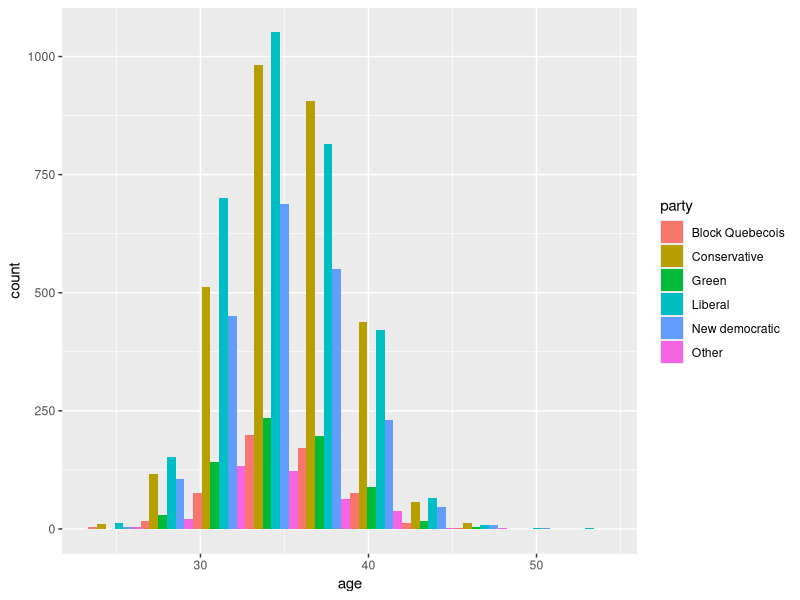
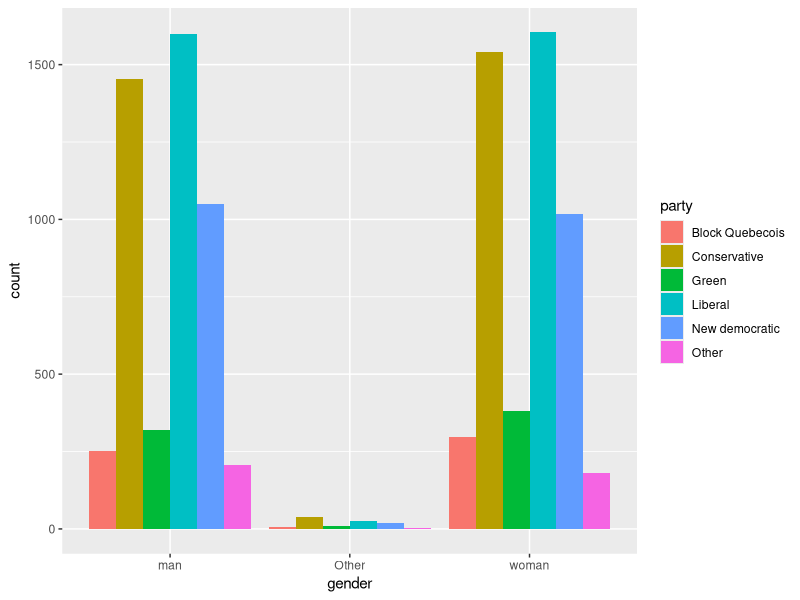
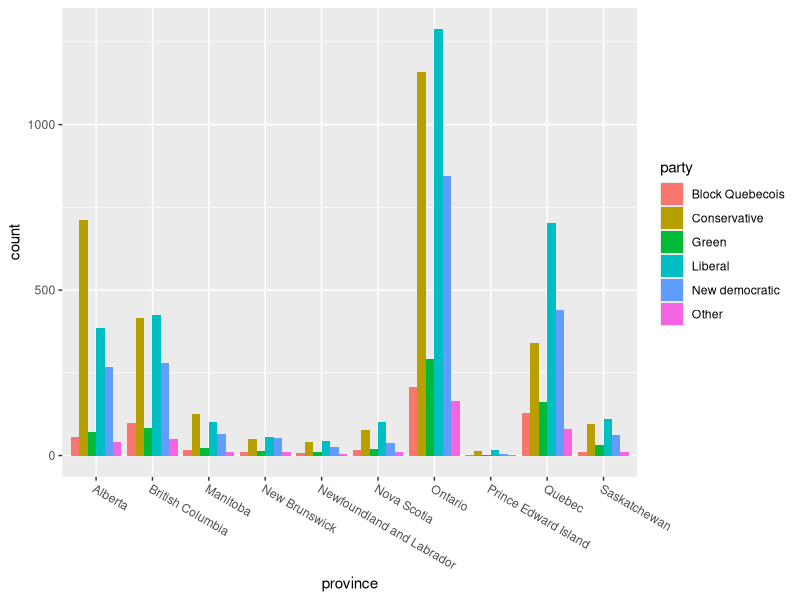
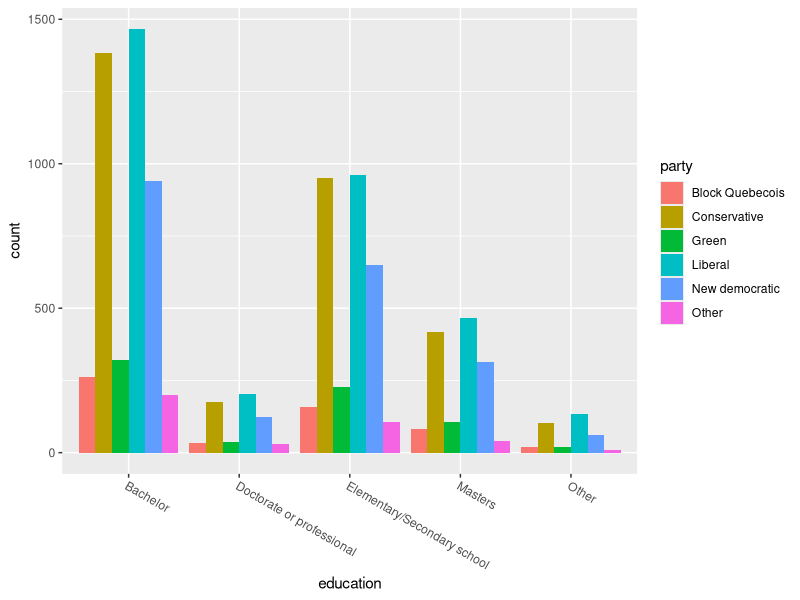
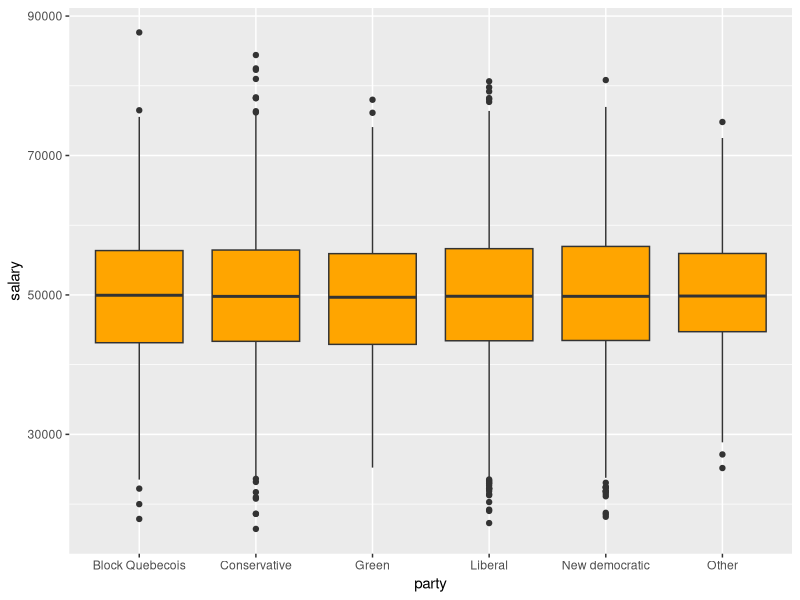
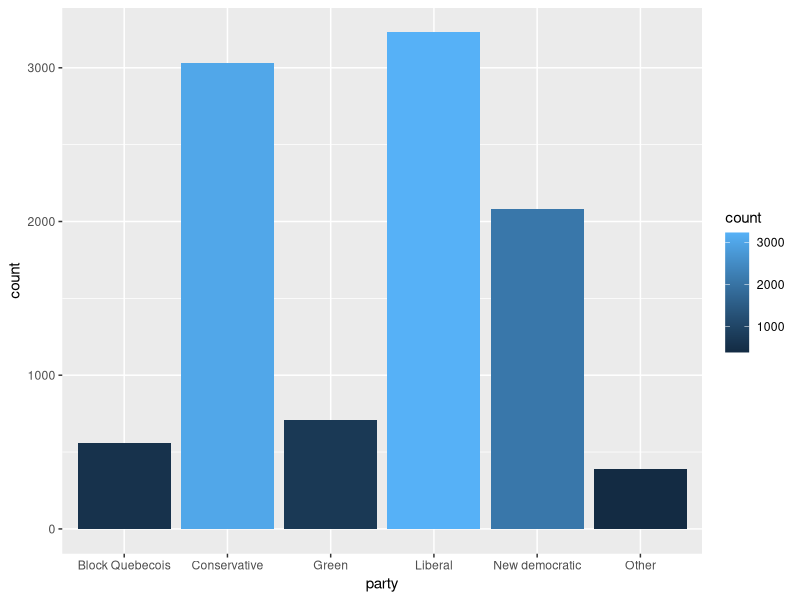
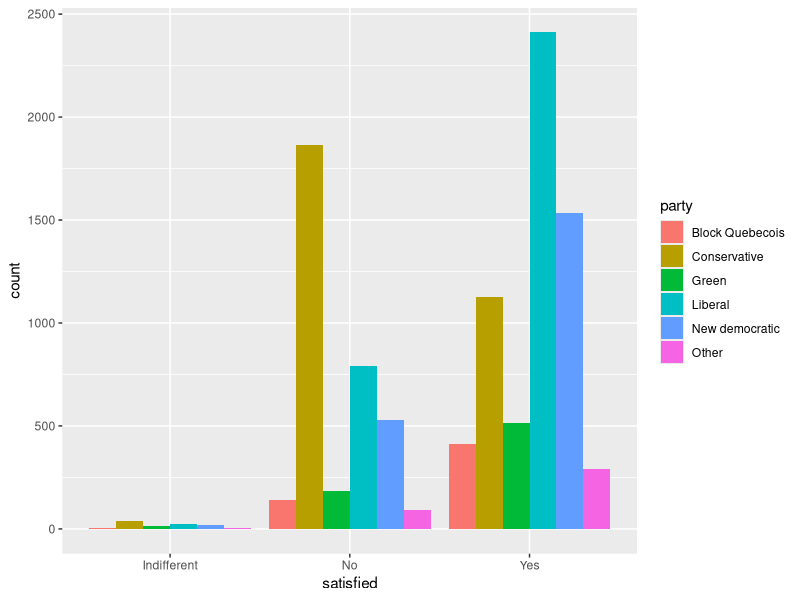
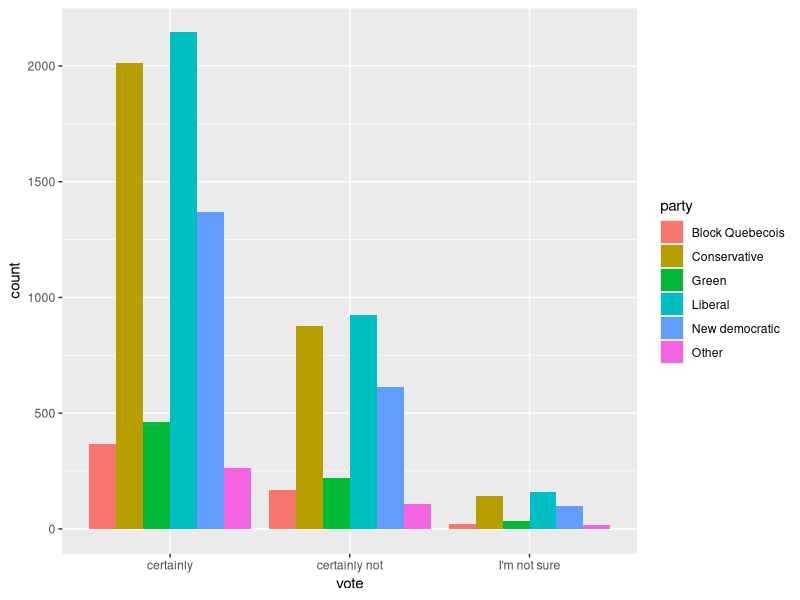

Write the R code that produced these figures, in order.
## ---- chunk 1
knitr::opts_chunk$set(echo = TRUE)
## ---- chunk 2
library(ggplot2)
library(knitr)
population <- structure(list(Province = c("Ontario", "Quebec", "British Columbia", 
"Alberta", "Manitoba", "Saskatchewan", "Nova Scotia", "New Brunswick", 
"Newfoundland and Labrador", "Prince Edward Island"), `Population in 2019` = c(14501100, 
8443200, 5048000, 4389000, 1367000, 1178200, 963500, 773100, 
523900, 155300), `Number of samples` = c(3883, 2261, 1351, 1175, 
366, 315, 258, 207, 140, 41)), row.names = c(NA, -10L), class = c("tbl_df", 
"tbl", "data.frame"))
kable(population)
## ---- chunk 3
# simulation of survey result
N=10000
sid <- seq(N)
ages_support <- structure(list(Party = c("Liberal", "Conservative", "New democratic", 
"Block Quebecois", "Green", "Other"), `18-34` = c(0.34, 0.25, 
0.24, 0.04, 0.07, 0.0599999999999998), `35-54` = c(0.31, 0.33, 
0.19, 0.07, 0.07, 0.0299999999999998), `55+` = c(0.32, 0.39, 
0.12, 0.09, 0.05, 0.03)), row.names = c(NA, -6L), class = c("tbl_df", 
"tbl", "data.frame"))
ages <- round(exp(rnorm(N, 3.55,0.1)))
salary <- rnorm(N,50000,10000)
uniform <- runif(N)
education <- structure(list(education = c("Elementary/Secondary school", "Bachelor", 
"Masters", "Doctorate or professional", "Other"), `sample number` = c(7567, 
11453, 3566, 1458, 956)), row.names = c(NA, -5L), class = c("tbl_df", 
"tbl", "data.frame"))
male_ratio <- 98.3/(98.3+100)
vote_ratio <- 65.95/100
satisfaction_ratio <- 75/100
data <- data.frame(survey_id=sid)
data$age <- ages

data$party <- mapply(function(i,a){
  if(a<34){
    ages_support$Party[findInterval(uniform[i],cumsum(ages_support$`18-34`))+1]
  }else if(a>=34 & a<=54){
    ages_support$Party[findInterval(uniform[i],cumsum(ages_support$`35-54`))+1]
  }else{
    ages_support$Party[findInterval(uniform[i],cumsum(ages_support$`55+`))+1]
  }
}, data$survey_id, data$age)

uniform <- runif(N)
population_cut <- cumsum(population$`Population in 2019`/sum(population$`Population in 2019`))
data$province <- mapply(function(i,pat){
  idx <- findInterval(uniform[i], population_cut)+1
  if (runif(1)>.5 & idx==2 & pat == "Conservative") {
    idx <- 4
  }
  population$Province[idx]
}, data$survey_id,data$party)

uniform <- runif(N)
data$gender <- mapply(function(i){
  if(uniform[i]<0.01){
    "Other"
  }else if(uniform[i]>=0.01 & uniform[i]<male_ratio){
    "man"
  }else{
    "woman"
  }
}, data$survey_id)

uniform <- runif(N)
education_cut <- cumsum(education$`sample number`/sum(education$`sample number`))
data$education <- mapply(function(i){
  education$education[findInterval(uniform[i], education_cut)+1]
}, data$survey_id)

uniform <- runif(N)
data$vote <- mapply(function(i){
  if(uniform[i]<vote_ratio){
    "certainly"
  }else if(uniform[i]>vote_ratio&uniform[i]<0.95){
    "certainly not"
  }else {
    "I'm not sure"
  }
}, data$survey_id)

uniform <- runif(N)
data$satisfied <- mapply(function(i, p){
  if(uniform[i]<satisfaction_ratio){
    if(runif(1)>.5 & p=="Conservative")
    {
      "No"
    }else
    { 
      "Yes"
    }
  }else if(uniform[i]>satisfaction_ratio&uniform[i]<0.99){
    "No"
  }else {
    "Indifferent"
  }
  
     
}, data$survey_id, data$party)

## ---- chunk 4
ggplot(data, aes(x=age)) +
  geom_histogram(bins=10,position="dodge",aes(fill=party))

## ---- chunk 5
ggplot(data, aes(x=gender)) +
  geom_bar(position="dodge",aes(fill=party))

## ---- chunk 6
ggplot(data, aes(x=province)) +
  geom_bar(position="dodge",aes(fill=party)) +
  theme(axis.text.x = element_text(angle=-30, hjust=0))

## ---- chunk 7
ggplot(data, aes(x=education)) +
  geom_bar(position="dodge",aes(fill=party)) +
  theme(axis.text.x = element_text(angle=-30, hjust=0))

## ---- chunk 8
ggplot(data, aes(x=party, y=salary)) +
  geom_boxplot(fill="orange")

## ---- chunk 9
ggplot(data, aes(x=party)) +
  geom_bar(aes(fill=..count..))
## ---- chunk 10
ggplot(data, aes(x=satisfied)) +
  geom_bar(position="dodge",aes(fill=party))

## ---- chunk 11
ggplot(data, aes(x=vote)) +
  geom_bar(position="dodge",aes(fill=party))

